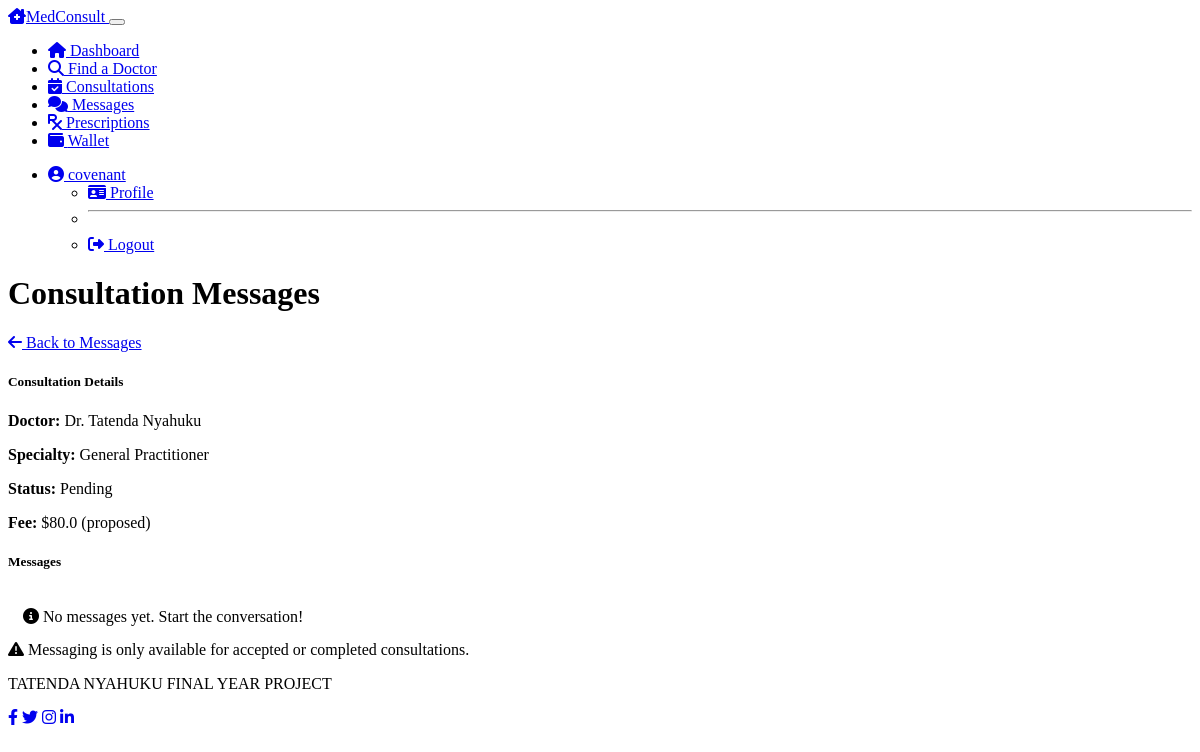
The page /patient/consultation/6/messages (signed in) on the database as committed earlier.
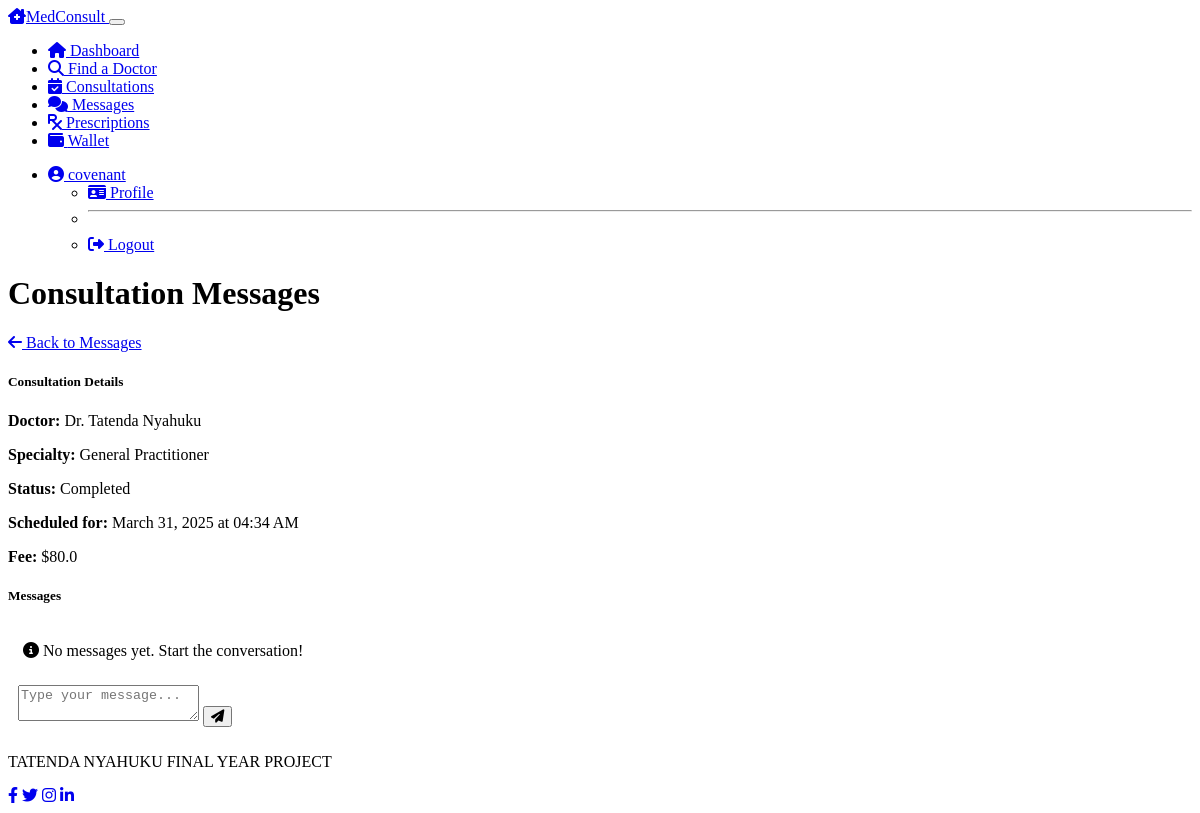
The same page on the database as committed later.
### models.py (models this page shows, shortened)
class Consultation(db.Model):
    __tablename__ = 'consultations'
    id = db.Column(db.Integer, primary_key=True)
    patient_id = db.Column(db.Integer, db.ForeignKey('patients.id'), nullable=False)
    doctor_id = db.Column(db.Integer, db.ForeignKey('doctors.id'), nullable=False)
    status = db.Column(db.String(50), default='requested')  # requested, accepted, rejected, completed, cancelled
    proposed_fee = db.Column(db.Float, nullable=False)
    final_fee = db.Column(db.Float, nullable=True)
    scheduled_time = db.Column(db.DateTime, nullable=True)
    created_at = db.Column(db.DateTime, default=datetime.utcnow)
    completed_at = db.Column(db.DateTime, nullable=True)
    messages = db.relationship('Message', backref='consultation', lazy=True)
    prescriptions = db.relationship('Prescription', backref='consultation', lazy=True)

### routes.py (the view, shortened to what this page needs)
@app.route('/patient/consultation/<int:consultation_id>/messages', methods=['GET', 'POST'])
@login_required
@patient_required
def patient_consultation_messages(consultation_id):
    consultation = Consultation.query.get_or_404(consultation_id)
    if consultation.patient_id != current_user.patient.id:
        abort(403)
    form = MessageForm()
    messages = Message.query.filter_by(
        consultation_id=consultation.id
    ).order_by(Message.timestamp).all()
    return render_template('patient/consultation_messages.html',
                          title='Consultation Messages',
                          consultation=consultation,
                          messages=messages,
                          form=form,
                          now=datetime.utcnow,
                          timedelta=timedelta)

### forms.py
class MessageForm(FlaskForm):
    content = TextAreaField('Message', validators=[DataRequired()])
    submit = SubmitField('Send')

### models.py (called while the page is built)
@login_manager.user_loader
def load_user(user_id):
    user = User.query.get(int(user_id))
    if user:
        return user
    return None

### routes.py (called while the page is built)
def patient_required(f):
    @wraps(f)
    def decorated_function(*args, **kwargs):
        if not current_user.is_authenticated or current_user.role != 'patient':
            flash('Access denied: Patient access required', 'danger')
            return redirect(url_for('login'))
        return f(*args, **kwargs)
    return decorated_function

### templates/patient/consultation_messages.html (shortened to what the changed rows need)
{% extends "layout.html" %}
{% block content %}
<div class="row mb-4">
    <div class="col-12">
        <div class="d-flex justify-content-between align-items-center mb-4">
            <h1 class="mb-0">Consultation Messages</h1>
        </div>
        <div class="card bg-dark text-light mb-4">
            <div class="card-body">
                <div class="row">
                    <div class="col-md-6">
                        <p>
                            <strong>Status:</strong>
                            {% if consultation.status == 'requested' %}
                                <span class="badge bg-warning text-dark">Pending</span>
                            {% elif consultation.status == 'accepted' %}
                                <span class="badge bg-primary">Scheduled</span>
                            {% elif consultation.status == 'completed' %}
                                <span class="badge bg-success">Completed</span>
                            {% elif consultation.status == 'rejected' %}
                                <span class="badge bg-danger">Rejected</span>
                            {% elif consultation.status == 'cancelled' %}
                                <span class="badge bg-secondary">Cancelled</span>
                            {% endif %}
                        </p>
                        {% if consultation.scheduled_time %}
                        <p>
                            <strong>Scheduled for:</strong>
                            {{ consultation.scheduled_time.strftime('%B %d, %Y at %I:%M %p') }}
                        </p>
                        {% endif %}
                        <p>
                            <strong>Fee:</strong>
                            {% if consultation.final_fee %}
                                ${{ consultation.final_fee }}
                            {% else %}
                                ${{ consultation.proposed_fee }} (proposed)
                            {% endif %}
                        </p>
                    </div>
                </div>
            </div>
        </div>
        <div class="card bg-dark text-light">
            <div class="card-body">
                <div id="chat-container"
                     data-consultation-id="{{ consultation.id }}"
                     data-user-id="{{ current_user.id }}"
                     data-user-name="{{ current_user.username }}">
                    <div id="messages-list" class="messages-list mb-3">
                        {% if messages %}
                            {% for message in messages %}
                                <div class="message-item d-flex {% if message.sender_id == current_user.id %}justify-content-end{% else %}justify-content-start{% endif %} mb-2">
                                    <div class="message-content {% if message.sender_id == current_user.id %}bg-primary text-white{% else %}bg-light text-dark{% endif %} p-2 rounded">
                                        <div class="message-sender small {% if message.sender_id == current_user.id %}text-white-50{% else %}text-muted{% endif %}">
                                            {% if message.sender_id == current_user.id %}
                                                You
                                            {% elif message.sender.role == 'doctor' %}
                                                Dr. {{ message.sender.doctor.first_name }} {{ message.sender.doctor.last_name }}
                                            {% else %}
                                                {{ message.sender.username }}
                                            {% endif %}
                                        </div>
                                        <div class="message-text">
                                            {{ message.content }}
                                        </div>
                                        <div class="message-time small {% if message.sender_id == current_user.id %}text-white-50{% else %}text-muted{% endif %} text-end">
                                            {{ message.timestamp.strftime('%I:%M %p | %b %d') }}
                                        </div>
                                    </div>
                                </div>
                            {% endfor %}
                        {% else %}
                            <div class="alert alert-info">
                            </div>
                        {% endif %}
                    </div>
                    {% if consultation.status in ['accepted', 'completed'] %}
                        <form id="message-form" class="message-form" method="POST" action="">
                            <div class="input-group">
                                {{ form.content(class="form-control", placeholder="Type your message...", id="message-input") }}
                                <button type="submit" class="btn btn-primary" id="send-message-btn">
                                    <i class="fas fa-paper-plane"></i>
                                </button>
                            </div>
                        </form>
                    {% else %}
                        <div class="alert alert-warning">
                            <i class="fas fa-exclamation-triangle me-2"></i>
                            Messaging is only available for accepted or completed consultations.
                        </div>
                    {% endif %}
                </div>
            </div>
        </div>
    </div>
</div>
{% endblock %}

Rows that differ between the two databases and show on the page:
changed Consultation: status "requested" → "completed" (drawn); scheduled_time (not shown) → "March 31, 2025 at 04:34 AM"; final_fee (not shown) → "80.0"; proposed_fee "80.0" → (not shown)
Other text that changed with them:
text no longer shown: "Pending (proposed) Messaging is only available for accepted or completed consultations."
text now shown: "Completed Scheduled for:"
